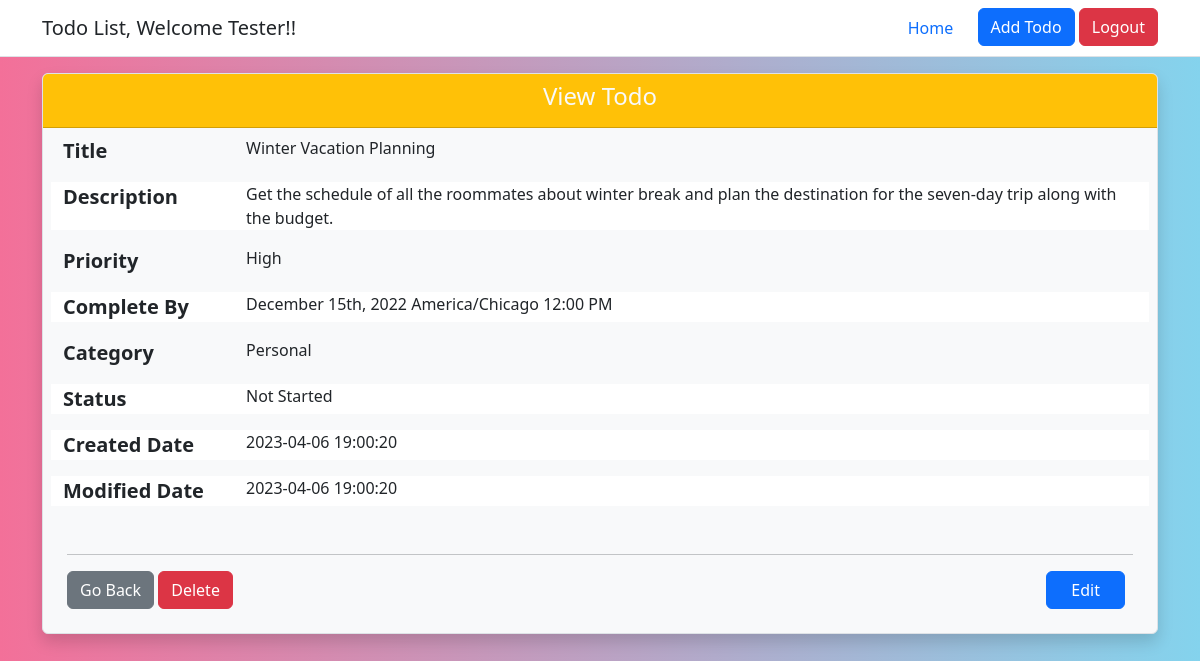
/controller/view_todo.php?id=3 (signed in), run on the app's committed database.
### tables this page shows
CREATE TABLE todos (
  todo_id int(10) NOT NULL AUTO_INCREMENT,
  title varchar(150) NOT NULL,
  description text,
  priority varchar(10) DEFAULT 'Medium',
  category varchar(10) DEFAULT 'Personal',
  status varchar(15) NOT NULL DEFAULT 'Not Started',
  due_date datetime NOT NULL,
  user_id int(10) NOT NULL,
  created_date datetime NOT NULL DEFAULT CURRENT_TIMESTAMP,
  modified_date datetime NOT NULL DEFAULT CURRENT_TIMESTAMP ON UPDATE CURRENT_TIMESTAMP,
  PRIMARY KEY (todo_id),
  FOREIGN KEY (user_id) REFERENCES users(user_id)
);

### controller/view_todo.php (the view, shortened to what this page needs)
<?php
require_once "../includes/utility.php";
$msg = '';
if (isset($_SESSION['user_mail']) && isset($_SESSION['login_status']) && !empty($_SESSION['user_mail']) && $_SESSION['login_status'] === 'SUCCESS') {
    if (isset($_GET['id']) && !empty($_GET['id'])) {
        $todoId =  htmlentities($_GET["id"]);
        $userDetails = getUserDetails($_SESSION['user_mail']);
        if ($todoId && $userDetails) {
            $sql = "SELECT * FROM todos WHERE todo_id= :id AND user_id= :uid";
            $param = array(
                "id" => $todoId,
                "uid" => $userDetails['user_id'],
            );
            $result = executeQuery($sql, $param, "ONE");
        } else {
            $msg = ERROR_404_MSG . ' ' . INVALID_PARAM_MSG;
        }
    } else {
        $msg = ERROR_404_MSG;
    }
} else {
    $msg = NEED_TO_LOGIN_MSG;
    header("refresh:1;url=" . INDEX_PAGE_LOCATION);
}
?>
<!doctype html>
<html lang="en">
<head>
</head>
<body>
    <div id="viewContainer" class="container m-6">
        <div class="card bg-light rounded border shadow">
            <div class="card-header bg-warning text-center">
                <h4 class="card-title text-light">View Todo</h4>
            </div>
            <?php
            if ($result) {
            ?>
                <div class="m-2 row">
                    <div class="col-2">
                        <label for="title" class="fs-5 text-seoncdary fw-bold">Title </label>
                    </div>
                    <div class="col-10">
                        <output name="title" class="fs-6"><?php echo htmlentities($result['title']); ?></output>
                    </div>
                </div>
                <div class="m-2 row bg-white">
                    <div class="col-2">
                        <label for="description" class="fs-5 text-seoncdary fw-bold">Description</label>
                    </div>
                    <div class="col-10">
                        <output name="description" class="fs-6"><?php echo htmlentities($result['description']); ?></output>
                    </div>
                </div>
                <div class="m-2 row">
                    <div class="col-2">
                        <label for="priority" class="fs-5 text-seoncdary fw-bold">Priority </label>
                    </div>
                    <div class="col-10">
                        <output name="priority" class="fs-6"><?php echo htmlentities($result['priority']); ?></output>
                    </div>
                </div>
                <div class="m-2 row bg-white">
                    <div class="col-2">
                        <label for="duedate" class="fs-5 text-seoncdary fw-bold">Complete By</label>
                    </div>
                    <div class="col-10">
                        <output name="duedate" class="fs-6"><?php echo date("F jS, Y e h:i A", strtotime(htmlentities($result['due_date']))); ?></output>
                    </div>
                </div>
                <div class="m-2 row">
                    <div class="col-2">
                        <label for="category" class="fs-5 text-seoncdary fw-bold">Category</label>
                    </div>
                    <div class="col-10">
                        <output name="category" class="fs-6"><?php echo htmlentities($result['category']); ?></output>
                    </div>
                </div>
                <div class="m-2 row bg-white">
                    <div class="col-2">
                        <label for="status" class="fs-5 text-seoncdary fw-bold">Status</label>
                    </div>
                    <div class="col-10">
                        <output name="status" class="fs-6"><?php echo htmlentities($result['status']); ?></output>
                    </div>
                </div>
                <div class="m-2 row bg-white">
                    <div class="col-2">
                        <label for="createdon" class="fs-5 text-seoncdary fw-bold">Created Date</label>
                    </div>
                    <div class="col-10">
                        <output name="createdon" class="fs-6"><?php echo htmlentities($result['created_date']); ?></output>
                    </div>
                </div>
                <div class="m-2 row bg-white">
                    <div class="col-2">
                        <label for="createdon" class="fs-5 text-seoncdary fw-bold">Modified Date</label>
                    </div>
                    <div class="col-10">
                        <output name="createdon" class="fs-6"><?php echo htmlentities($result['modified_date']); ?></output>
                    </div>
                </div>
                <div class="card-body p-4">
                    <hr>
                    <div id="viewFooter" class="bg-light mt-3 clearfix">
                        <a href="<?php echo 'edit_todo.php?id=' . htmlentities($result['todo_id']); ?>" class="btn btn-primary float-end px-4 me-2">Edit</a>
                    </div>
                </div>
            <?php
            } else { ?>
                <div class="bg-danger m-auto w-75 text-center p-5 fw-bold fs-4">
                    <?php echo htmlentities($msg); ?>
                </div>
            <?php
            }
            ?>
        </div>
    </div>
</body>
</html>
<?php
die();
?>

### includes/utility.php (style rules this page uses)
body { min-width: 300px; background: linear-gradient(to right, #f37099, #84d3ed); }

### data on the page
todos: title "Winter Vacation Planning", description "Get the schedule of all the roommates about winter break and plan the destination for the seven-day trip along with the budget.", priority "High", due_date "December 15th, 2022 America/Chicago 12:00 PM", category "Personal", status "Not Started", created_date "2023-04-06 19:00:20", modified_date "2023-04-06 19:00:20"

### other printed values
$username "Tester"
